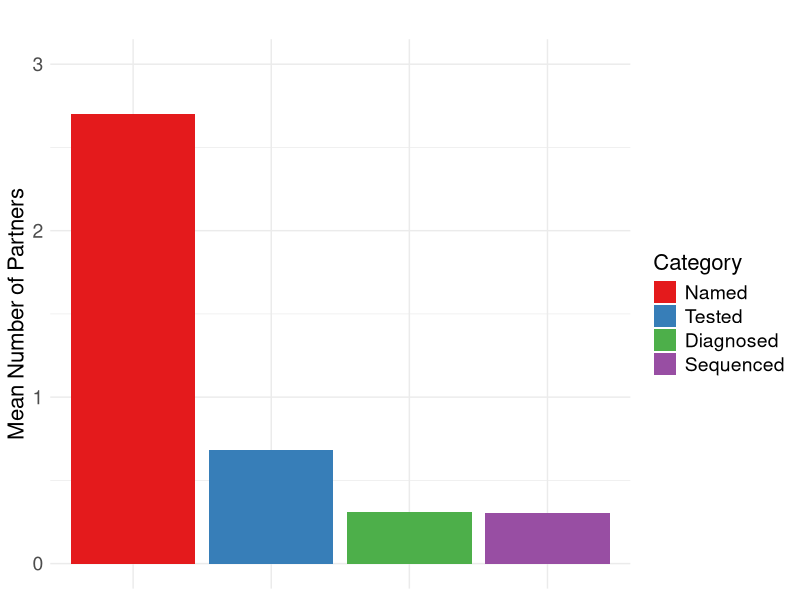

Generate this figure with R:
# Loading necessary libraries
library(tidyr)
library(ggplot2)
library(RColorBrewer)

# Structuring the data with the average values
overall_data <- data.frame(
  Category = c("Named_Mean", "Tested_Mean", "Diagnosed_Mean", "Sequenced_Mean"),
  Value = c(2.7, 338/497, 154/497, 152/497)
)

# Setting the order of the factor levels for Category
overall_data$Category <- factor(overall_data$Category, 
                                levels = c("Named_Mean", "Tested_Mean", "Diagnosed_Mean", "Sequenced_Mean"))

# Plot for overall data
# ... (previous code)

# Plot for overall data
# p_overall <- ggplot(overall_data, aes(x = Category, y = Value, fill = Category)) +
#   geom_bar(stat = "identity", position = "dodge") +
#   labs(title = "Mean Number of Partners Overall",
#        y = "Mean Number of Partners",
#        x = "") +
#   scale_fill_brewer(palette="Set1", 
#                     breaks=c("Named_Mean", "Tested_Mean", "Diagnosed_Mean", "Sequenced_Mean"),
#                     labels=c("Named", "Tested", "Diagnosed", "Sequenced"),
#                     name="Category") +
#   scale_y_continuous(limits = c(0, 3)) + # Replace 0 and 1 with the range of the race/ethnicity/behavior plot
#   theme_minimal() +
#   theme(
#     plot.title = element_text(size = 18, face = "bold"),
#     axis.title.x = element_blank(),
#     axis.title.y = element_text(size = 16),
#     axis.text.x = element_text(size = 14, face = "bold"),  # Removed the blue color
#     axis.text.y = element_text(size = 14),
#     legend.text = element_text(size = 14),
#     legend.title = element_text(size = 16)
#   )
# 
# print(p_overall)

# ... (previous code)

# Plot for overall data
p_overall <- ggplot(overall_data, aes(x = Category, y = Value, fill = Category)) +
  geom_bar(stat = "identity", position = "dodge") +
  labs(title = "",
       y = "Mean Number of Partners",
       x = "") +
  scale_fill_brewer(palette="Set1", 
                    breaks=c("Named_Mean", "Tested_Mean", "Diagnosed_Mean", "Sequenced_Mean"),
                    labels=c("Named", "Tested", "Diagnosed", "Sequenced"),
                    name="Category") +
  scale_y_continuous(limits = c(0, 3)) + # Replace 0 and 1 with the range of the race/ethnicity/behavior plot
  theme_minimal() +
  theme(
    plot.title = element_text(size = 18, face = "bold"),
    axis.title.x = element_blank(),
    axis.title.y = element_text(size = 16),
    axis.text.x = element_blank(),   # This will remove the x-axis labels
    axis.text.y = element_text(size = 14),
    legend.text = element_text(size = 14),
    legend.title = element_text(size = 16)
  )

print(p_overall)
